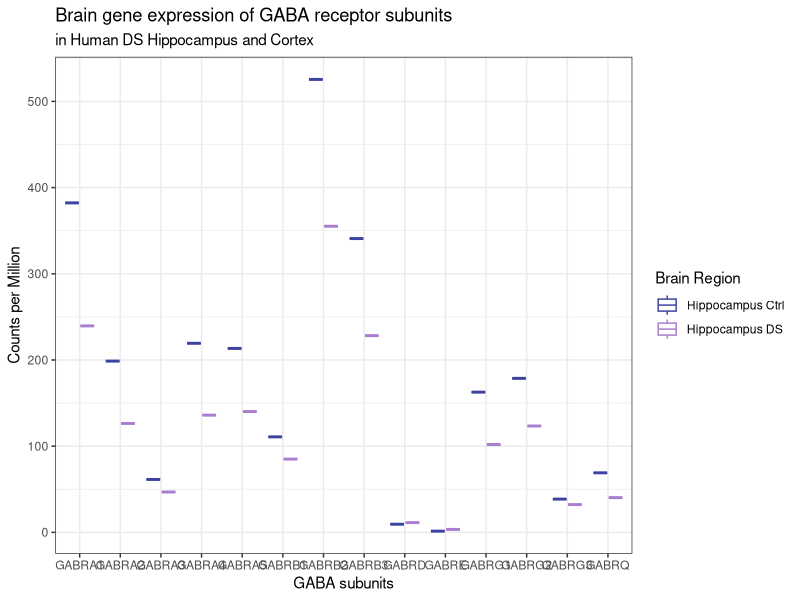

The R source for this figure: (Note: this script raises an error after producing the figure.)
## ---- chunk 1
library(ggplot2)
library(openxlsx)
library(ggrepel)
library(ggplot2)
library(dplyr)
## ---- chunk 2
GABA_family<-read.xlsx("data/GABA_AMPA_family.xlsx",sheet=1)
GABA_family$Group <- factor(GABA_family$Group,levels = c("Hippocampus Ctrl", "Hippocampus DS", "Cortex Ctrl", "Cortex DS"))
GABA_01 <- ggplot(GABA_family, aes(Symbol, CPM))+
  geom_boxplot(aes(color=factor(Group))) +
  scale_color_manual(values = c("#3B429F","#AA7DCE","#A8577E","#F4A5AE")) +
  theme(axis.text.x = element_text(angle=65, vjust=0.6,color ="black"),text=element_text(size=10),axis.text.y = element_text(color="black")) +
  labs(title="Brain gene expression of GABA receptor subunits",
       subtitle="in Human DS Hippocampus and Cortex",
       x="GABA subunits",
       y="Counts per Million")+
  labs(color="Brain Region")+theme_bw()
## ---- chunk 3
GABA_01
## ---- chunk 4
AMPA_family<-read.xlsx("data/GABA_AMPA_family.xlsx",sheet=2)
AMPA_family$Group <- factor(AMPA_family$Group,levels = c("Hippocampus Ctrl", "Hippocampus DS", "Cortex Ctrl", "Cortex DS"))
AMPA_01 <- ggplot(AMPA_family, aes(Symbol, CPM))+
  geom_boxplot(aes(color=factor(Group))) +
  scale_color_manual(values = c("#3B429F","#AA7DCE","#A8577E","#F4A5AE")) +
  theme(axis.text.x = element_text(angle=65, vjust=0.6)) +
  labs(title="Brain gene expression of AMPA receptor subunits",
       subtitle="in Human DS Hippocampus and Cortex",
       x="AMPA subunits",
       y="Counts per Million")+
  labs(color="Brain Region")+theme_bw()
## ---- chunk 5
AMPA_01
